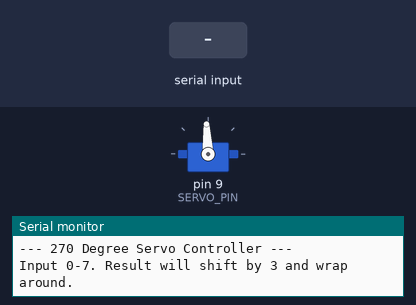
Simulated run of this sketch. Board: Arduino Uno, built with avr-gcc and run on an emulated ATmega328P. On the bench: servo, the last lines printed to the serial monitor. The test bench sets the inputs (shaded band).

Above: at 1.2 s.
1.3 s: "5\n" received over Serial
At 2.13 s:
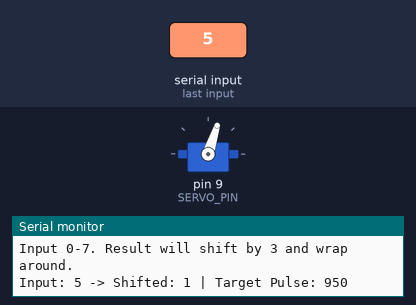
At 4.1 s:
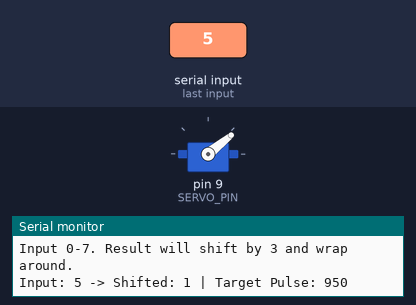
4.3 s: "90,45\n" received over Serial
Timing chart, 0 to 7.3 s (numbered marks = the images above; inputs shaded):
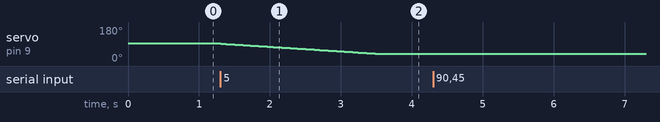

Measured:
- after the input at 1.3 s, servo on pin 9 (SERVO_PIN): moves from 93° to 39° over 2.2 s, starting at once

The sketch:

SimpleArduinoCarousel.ino
```cpp
#include <Servo.h>

Servo myServo;

const int SERVO_PIN = 9;

// Calibrate these for your specific 270-degree servo
const int SERVO_US_MIN = 500;
const int SERVO_US_MAX = 2500;

const int NUM_POSITIONS = 8;
const int INDEX_SHIFT = 4;  // Your 3-index offset

// Speed limit settings (45 deg/sec roughly)
const float MAX_US_PER_SEC = 250.0;
const unsigned long UPDATE_INTERVAL = 20; // ms
const float MAX_US_PER_UPDATE = MAX_US_PER_SEC * (UPDATE_INTERVAL / 1000.0);

// Logic: To get 8 points, we divide the range into 7 equal gaps
const float US_STEP = (SERVO_US_MAX - SERVO_US_MIN) / (float)(NUM_POSITIONS - 1 + 1);

const int OFFSET_US = 200; // Your mechanical calibration offset

float currentPulse = 1500;
int targetPulse = 1500;

unsigned long lastUpdate = 0;

void setup() {
  Serial.begin(9600);
  myServo.attach(SERVO_PIN);

  // Initialize at the center or a safe start
  currentPulse = 1500;
  targetPulse = 1500;
  myServo.writeMicroseconds((int)currentPulse);

  Serial.println("--- 270 Degree Servo Controller ---");
  Serial.println("Input 0-7. Result will shift by 3 and wrap around.");
}

void loop() {

  // ----- SERIAL INPUT -----
  if (Serial.available()) {
    String input = Serial.readStringUntil('\n');
    input.trim();

    if (input.length() > 0) {
      int rawIndex = input.toInt();

      if (rawIndex >= 0 && rawIndex < NUM_POSITIONS) {

        // Apply the 3-index shift with Wrap Around (Modulo)
        int shiftedIndex = (rawIndex + INDEX_SHIFT) % NUM_POSITIONS;

        // Calculate final pulse
        targetPulse = (SERVO_US_MIN + OFFSET_US) + (shiftedIndex * US_STEP);

        // Safety check to ensure we don't overdrive the motor hardware
        targetPulse = constrain(targetPulse, 500, 2500);

        Serial.print("Input: "); Serial.print(rawIndex);
        Serial.print(" -> Shifted: "); Serial.print(shiftedIndex);
        Serial.print(" | Target Pulse: "); Serial.println(targetPulse);
      } else {
        Serial.println("Invalid input! Use 0-7.");
      }
    }
  }

  // ----- SPEED-LIMITED MOTION (Non-Blocking) -----
  unsigned long now = millis();
  if (now - lastUpdate >= UPDATE_INTERVAL) {
    lastUpdate = now;

    float error = targetPulse - currentPulse;

    if (abs(error) > MAX_US_PER_UPDATE) {
      if (error > 0)
        currentPulse += MAX_US_PER_UPDATE;
      else
        currentPulse -= MAX_US_PER_UPDATE;
    } else {
      currentPulse = targetPulse;
    }

    myServo.writeMicroseconds((int)currentPulse);
  }
}
```
